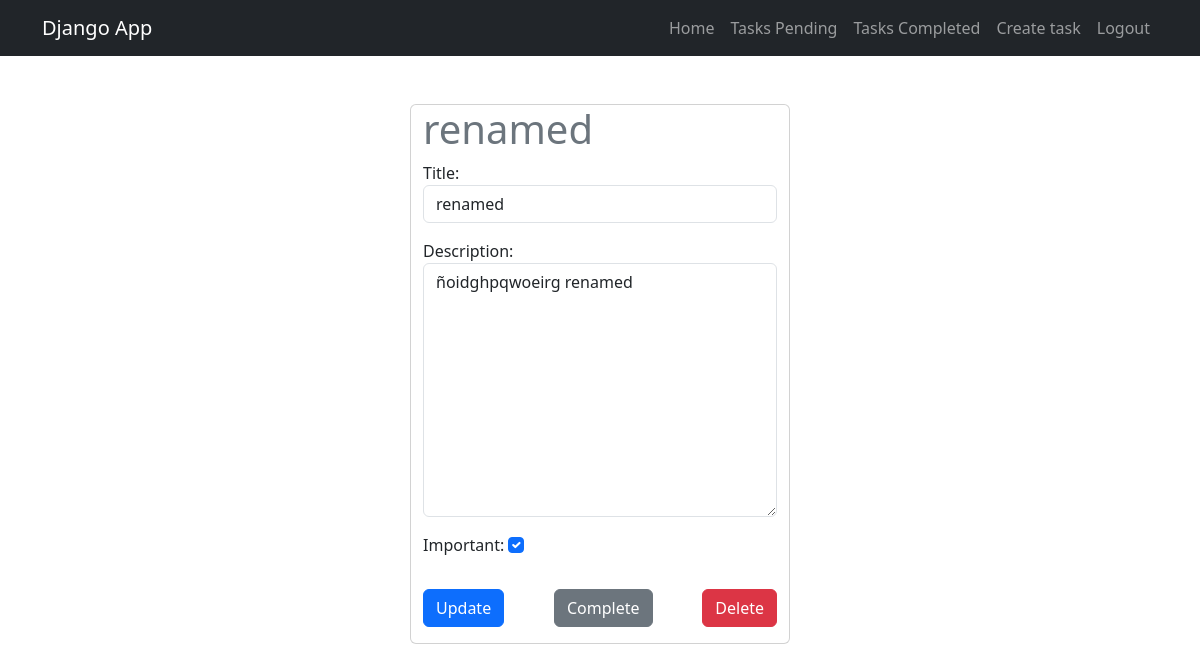
Page /tasks/5/ (signed in) on the committed database.
### tasks/models.py (models this page shows, shortened)
class Task(models.Model):
    title = models.CharField(max_length=200)
    description = models.TextField(blank=True)
    created = models.DateTimeField(auto_now_add=True)
    completed = models.DateTimeField(null=True, blank=True) # optional
    important = models.BooleanField(default=False)
    user = models.ForeignKey(User, on_delete=models.CASCADE)

### tasks/views.py (the view, shortened to what this page needs)
# urls.py: path('tasks/<int:task_id>/', views.task_detail, name='task_detail'),
@login_required
def task_detail(request, task_id):
    task = get_object_or_404(Task, pk = task_id, user=request.user) # get task if it belongs to user
    if request.method =="GET":
        form = TaskForm(instance=task)  # pass form with current task data
        return render(request, 'task_detail.html', {'task': task, 'form': form})

### tasks/forms.py
class TaskForm(forms.ModelForm):
    class Meta:
        model = Task    # model created in models.py
        fields = ['title', 'description', 'important']
        widgets = {
            'title': forms.TextInput(attrs={'class': 'form-control', 'placeholder': "Write a title"}),
            'description': forms.Textarea(attrs={'class': 'form-control', 'placeholder': "Write a description"}),
            'important': forms.CheckboxInput(attrs={'class': 'form-check-input text-center'}),
        }

### tasks/templates/task_detail.html (shortened to what this page needs)
{% extends "base.html" %}
{% block content %}
<main class="container">
    <div class="row">
        <section class="col-md-4 offset-md-4 mt-5 card">
            <form method="POST" id="task_form">
                <h1 class="text-secondary"> {{ task.title }} </h1>
                {{ form.as_p }}
            </form>
            <div class="d-flex justify-content-between mt-3 mb-3">
                <button class="btn btn-primary" form="task_form" type="submit">
                    Update
                </button>
                <form action= "{% url 'task_complete' task.id %}" method="POST">
                    <button class="btn btn-secondary">
                        Complete
                    </button>
                </form>
                <form action= "{% url 'task_delete' task.id %}" method="POST">
                    <button class="btn btn-danger">
                        Delete
                    </button>
                </form>
            </div>
        </section>
    </div>
</main>
{% endblock %}

### rows in the picture
Task: title "renamed", description "ñoidghpqwoeirg renamed", important "☑"
